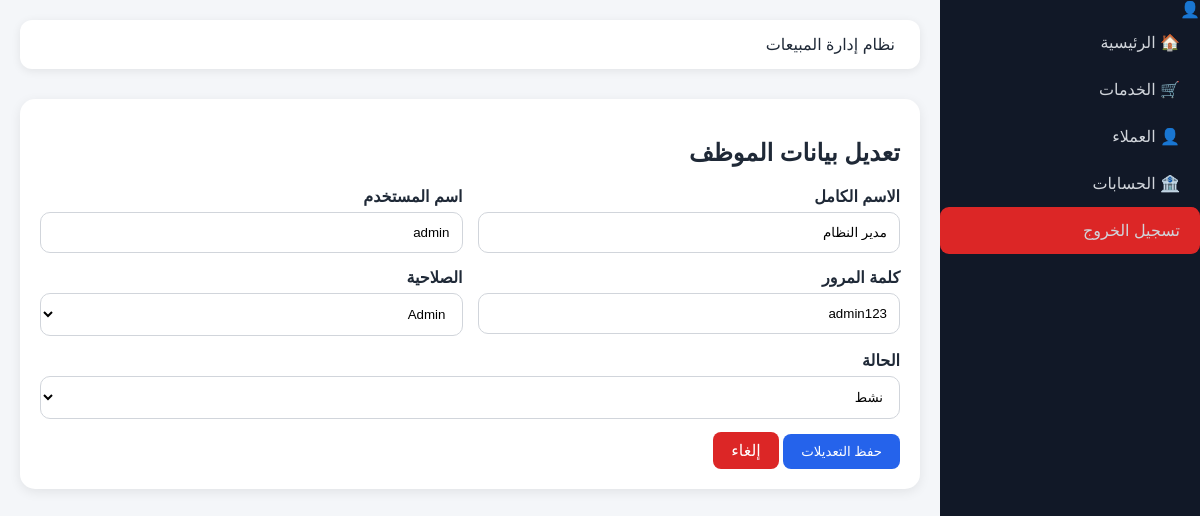
Page /employees/edit/1 on the committed database.
### tables this page shows
CREATE TABLE users (
    id INTEGER PRIMARY KEY AUTOINCREMENT,
    username TEXT UNIQUE,
    password TEXT,
    full_name TEXT,
    permissions TEXT,
    role TEXT DEFAULT 'sales',
    status INTEGER DEFAULT 1,
    created_at TEXT,
    is_admin INTEGER DEFAULT 0
);

### app.py (the view, shortened to what this page needs)
@app.route('/employees/edit/<int:id>', methods=['GET', 'POST'])
def edit_employee(id):
    conn = sqlite3.connect('database.db')
    conn.row_factory = sqlite3.Row
    cursor = conn.cursor()
    user = cursor.execute(
    "SELECT * FROM users WHERE id=?",
    (id,)
).fetchone()
    conn.close()
    return render_template(
    "edit_employee.html",
    user=user
)

### templates/edit_employee.html (shortened to what this page needs)
{% extends 'base.html' %}
{% block content %}
<div class="employee-form"><h2>تعديل بيانات الموظف</h2>
<form method="POST">
    <div class="form-row">
        <div class="form-group">
            <label>الاسم الكامل</label>
            <input type="text"
                   name="full_name"
                   value="{{ user['full_name'] }}"
                   required>
        </div>
        <div class="form-group">
            <label>اسم المستخدم</label>
            <input type="text"
                   name="username"
                   value="{{ user['username'] }}"
                   required>
        </div>
    </div>
    <div class="form-row">
        <div class="form-group">
            <label>كلمة المرور</label>
            <input type="text"
                   name="password"
                   value="{{ user['password'] }}"
                   required>
        </div>
        <div class="form-group">
            <label>الصلاحية</label>
            <select name="role">
                <option value="admin"
                {% if user['role']=='admin' %}selected{% endif %}>
                Admin
                </option>
            </select>
        </div>
    </div>
    <div class="form-row">
        <div class="form-group">
            <label>الحالة</label>
            <select name="status">
                <option value="1"
                {% if user['status']==1 %}selected{% endif %}>
                نشط
                </option>
            </select>
        </div>
    </div>
    <button class="btn-save" type="submit">
        حفظ التعديلات
    </button>
    <a href="/employees" class="btn-delete">
        إلغاء
    </a>
</form>
</div>{% endblock %}

### static/css/style.css (style rules this page uses)
body { margin:0; background:#f4f6f9; font-family:Tahoma, Arial, sans-serif; color:#1f2937; }
.card, .table-card, .sales-form, .employee-form { background:white; padding:20px; border-radius:15px; box-shadow:0 3px 12px rgba(0,0,0,.08); margin-bottom:20px; }
.form-row { display:flex; gap:15px; flex-wrap:wrap; margin-bottom:15px; }
.form-group { flex:1; min-width:220px; }
.form-group label { display:block; margin-bottom:6px; font-weight:bold; }
input, select, textarea, .form-control { width:100%; padding:12px; border:1px solid #d1d5db; border-radius:10px; box-sizing:border-box; background:white; }
.btn-save { background:#2563eb; color:white; border:none; padding:10px 18px; border-radius:8px; cursor:pointer; text-decoration:none; }
.btn-delete { background:#dc2626; color:white; text-decoration:none; padding:10px 18px; border-radius:8px; }

### rows in the picture
users: full_name "مدير النظام", username "admin", password "admin123", role "Admin", status "نشط"
